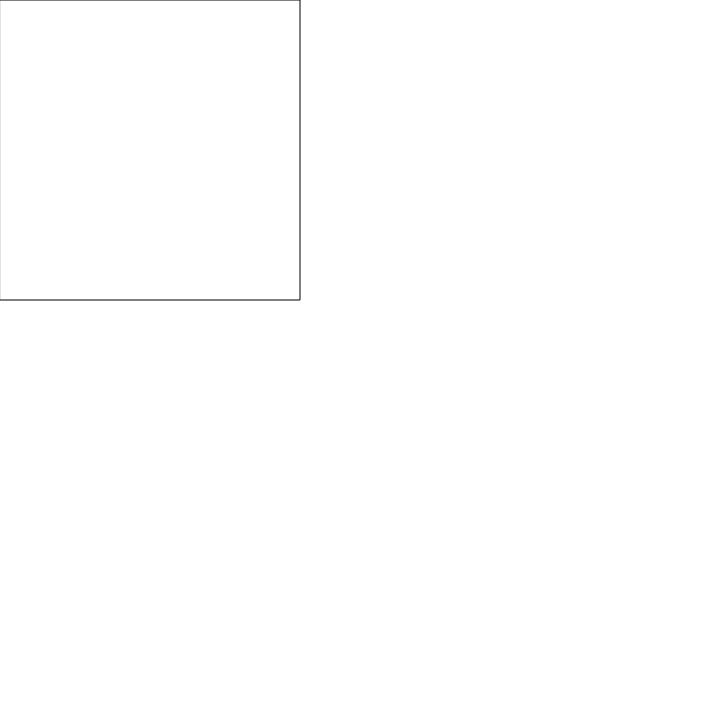
Frame 1 (no input)
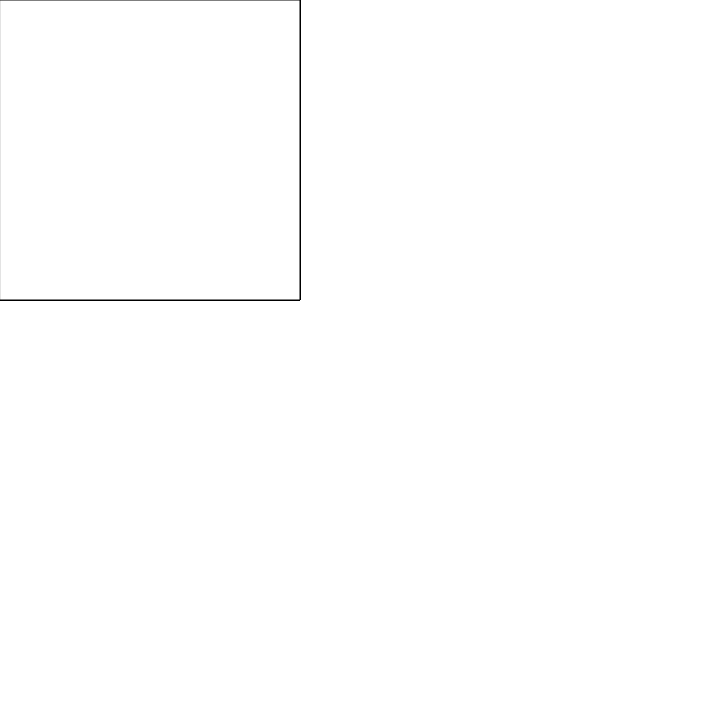
Frame 60 (no input)
Frame 120 (the mouse pressed at the canvas centre since frame 60): identical to frame 60, image omitted

The p5.js sketch that drew these frames (run headless with seeded random() and noise() and a simulated clock; from frame 60 on, the mouse is pressed at the canvas centre):

// p5.js sketch
// ── sketch.js
function setup() {//runs once
createCanvas (720,720);//create a canvas 720 pixel by 720 pixels
}

function draw() {//runs in a loop
quad (0,0,
      300,0,
      300,300,
      0,300);
}
